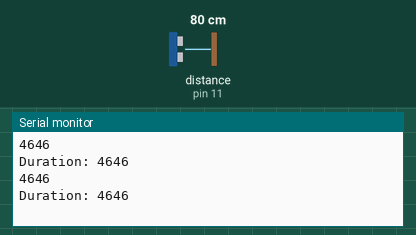
Recording of a sketch running on a simulated Arduino Uno, built with avr-gcc and run on an emulated ATmega328P. Shown: the last lines printed to the serial monitor. Wiring (inferred from the names in the program): ultrasonic range finder: trigger pin 10; echo pin 11. The inputs (shaded band) are chosen by the test bench; at power-on: distance to the obstacle (sensor on pin 11) 80 cm. The echo pulse lasts 58.3 µs per cm.

Above: at 1.8 s.
1.9 s: distance to the obstacle (sensor on pin 11) set to 2 cm
At 2.4 s:
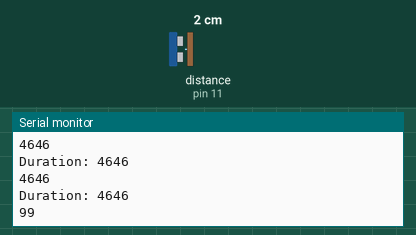
3.4 s: distance to the obstacle (sensor on pin 11) set to 4 cm
At 3.9 s:
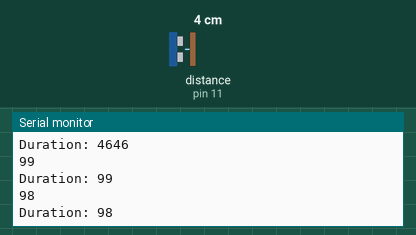
Timing chart, 0 to 6.4 s (numbered marks = the images above; inputs shaded):
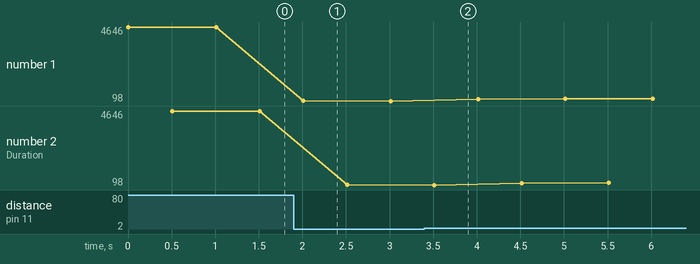

The sketch:

ultrasonic_only.ino
```cpp
long duration;
int distance;

const int trigPin = 10;
const int echoPin = 11;

void setup() {
  pinMode(trigPin, OUTPUT);
  pinMode(echoPin, INPUT);
  // Serial.begin(115200);
  Serial.begin(500000);

}

void loop() {
  digitalWrite(trigPin, LOW);
  delayMicroseconds(2);
  digitalWrite(trigPin, HIGH);
  delayMicroseconds(10);
  digitalWrite(trigPin, LOW);

  // duration = pulseIn(echoPin, HIGH);
  // distance = duration * 0.034 / 2;

  // Serial.print("Distance: ");
  // Serial.println(distance);

  // duration = pulseIn(echoPin, HIGH, 50000);

  duration = pulseIn(echoPin, HIGH);

Serial.println(duration);

delay(500);

  Serial.print("Duration: ");
  Serial.println(duration);

  delay(500);
}
```

Measured:
- after the input at 1.9 s, the serial monitor: prints a new line after 0.11 s (image 1)
- plotted number 1: 4646 → 98 after the input at 1.9 s, 98 → 235 after the input at 3.4 s
- plotted number 2: 4646 → 99 after the input at 1.9 s, 99 → 235 after the input at 3.4 s
